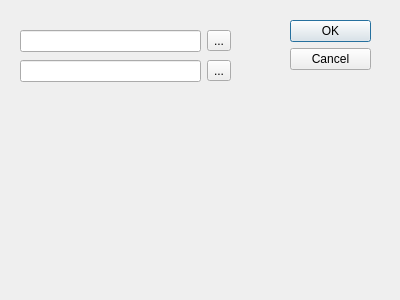
<?xml version="1.0" encoding="UTF-8"?>
<ui version="4.0">
 <class>sqlite_set</class>
 <widget class="QDialog" name="sqlite_set">
  <property name="geometry">
   <rect>
    <x>0</x>
    <y>0</y>
    <width>400</width>
    <height>300</height>
   </rect>
  </property>
  <property name="windowTitle">
   <string>Dialog</string>
  </property>
  <widget class="QDialogButtonBox" name="buttonBox">
   <property name="geometry">
    <rect>
     <x>290</x>
     <y>20</y>
     <width>81</width>
     <height>241</height>
    </rect>
   </property>
   <property name="orientation">
    <enum>Qt::Vertical</enum>
   </property>
   <property name="standardButtons">
    <set>QDialogButtonBox::Cancel|QDialogButtonBox::Ok</set>
   </property>
  </widget>
  <widget class="QWidget" name="">
   <property name="geometry">
    <rect>
     <x>20</x>
     <y>30</y>
     <width>211</width>
     <height>22</height>
    </rect>
   </property>
   <layout class="QHBoxLayout" name="horizontalLayout">
    <item>
     <widget class="QLineEdit" name="lineEdit"/>
    </item>
    <item>
     <widget class="QToolButton" name="toolButton">
      <property name="text">
       <string>...</string>
      </property>
     </widget>
    </item>
   </layout>
  </widget>
  <widget class="QWidget" name="">
   <property name="geometry">
    <rect>
     <x>20</x>
     <y>60</y>
     <width>211</width>
     <height>22</height>
    </rect>
   </property>
   <layout class="QHBoxLayout" name="horizontalLayout_2">
    <item>
     <widget class="QLineEdit" name="lineEdit_2"/>
    </item>
    <item>
     <widget class="QToolButton" name="toolButton_2">
      <property name="text">
       <string>...</string>
      </property>
     </widget>
    </item>
   </layout>
  </widget>
 </widget>
 <resources/>
 <connections>
  <connection>
   <sender>buttonBox</sender>
   <signal>accepted()</signal>
   <receiver>sqlite_set</receiver>
   <slot>accept()</slot>
   <hints>
    <hint type="sourcelabel">
     <x>248</x>
     <y>254</y>
    </hint>
    <hint type="destinationlabel">
     <x>157</x>
     <y>274</y>
    </hint>
   </hints>
  </connection>
  <connection>
   <sender>buttonBox</sender>
   <signal>rejected()</signal>
   <receiver>sqlite_set</receiver>
   <slot>reject()</slot>
   <hints>
    <hint type="sourcelabel">
     <x>316</x>
     <y>260</y>
    </hint>
    <hint type="destinationlabel">
     <x>286</x>
     <y>274</y>
    </hint>
   </hints>
  </connection>
 </connections>
</ui>
